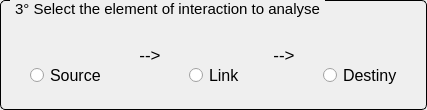
                    <widget class="QGroupBox" name="gbx_stride_link">
                     <property name="styleSheet">
                      <string notr="true">QGroupBox {
    border: 1px solid black;
    border-radius: 5px;
    margin-top: 0.5em;
    font-size: 15px;
}

QGroupBox::title {
    subcontrol-origin: margin;
    left: 10px;
    padding: 0 3px 0 3px;
}</string>
                     </property>
                     <property name="title">
                      <string>3° Select the element of interaction to analyse</string>
                     </property>
                     <layout class="QGridLayout" name="gridLayout_38">
                      <item row="0" column="0">
                       <layout class="QHBoxLayout" name="horizontalLayout_74">
                        <property name="topMargin">
                         <number>10</number>
                        </property>
                        <property name="bottomMargin">
                         <number>10</number>
                        </property>
                        <item>
                         <layout class="QVBoxLayout" name="verticalLayout_11">
                          <item>
                           <widget class="QLabel" name="label_stride_src_name">
                            <property name="font">
                             <font>
                              <pointsize>14</pointsize>
                             </font>
                            </property>
                            <property name="layoutDirection">
                             <enum>Qt::LeftToRight</enum>
                            </property>
                            <property name="text">
                             <string/>
                            </property>
                            <property name="alignment">
                             <set>Qt::AlignCenter</set>
                            </property>
                           </widget>
                          </item>
                          <item>
                           <spacer name="verticalSpacer_4">
                            <property name="orientation">
                             <enum>Qt::Vertical</enum>
                            </property>
                            <property name="sizeType">
                             <enum>QSizePolicy::Fixed</enum>
                            </property>
                            <property name="sizeHint" stdset="0">
                             <size>
                              <width>20</width>
                              <height>13</height>
                             </size>
                            </property>
                           </spacer>
                          </item>
                          <item>
                           <layout class="QHBoxLayout" name="horizontalLayout_79">
                            <item>
                             <spacer name="horizontalSpacer_40">
                              <property name="orientation">
                               <enum>Qt::Horizontal</enum>
                              </property>
                              <property name="sizeHint" stdset="0">
                               <size>
                                <width>18</width>
                                <height>20</height>
                               </size>
                              </property>
                             </spacer>
                            </item>
                            <item>
                             <widget class="QRadioButton" name="radiobutton_stride_src">
                              <property name="font">
                               <font>
                                <pointsize>12</pointsize>
                               </font>
                              </property>
                              <property name="text">
                               <string>Source</string>
                              </property>
                              <property name="iconSize">
                               <size>
                                <width>20</width>
                                <height>20</height>
                               </size>
                              </property>
                             </widget>
                            </item>
                            <item>
                             <spacer name="horizontalSpacer_39">
                              <property name="orientation">
                               <enum>Qt::Horizontal</enum>
                              </property>
                              <property name="sizeHint" stdset="0">
                               <size>
                                <width>18</width>
                                <height>20</height>
                               </size>
                              </property>
                             </spacer>
                            </item>
                           </layout>
                          </item>
                         </layout>
                        </item>
                        <item>
                         <layout class="QVBoxLayout" name="verticalLayout_17">
                          <item>
                           <spacer name="horizontalSpacer_4">
                            <property name="orientation">
                             <enum>Qt::Horizontal</enum>
                            </property>
                            <property name="sizeHint" stdset="0">
                             <size>
                              <width>40</width>
                              <height>20</height>
                             </size>
                            </property>
                           </spacer>
                          </item>
                          <item>
                           <widget class="QLabel" name="label_stride_src_type_2">
                            <property name="font">
                             <font>
                              <pointsize>13</pointsize>
                             </font>
                            </property>
                            <property name="layoutDirection">
                             <enum>Qt::LeftToRight</enum>
                            </property>
                            <property name="text">
                             <string>--&gt;</string>
                            </property>
                            <property name="alignment">
                             <set>Qt::AlignCenter</set>
                            </property>
                           </widget>
                          </item>
                          <item>
                           <spacer name="horizontalSpacer_5">
                            <property name="orientation">
                             <enum>Qt::Horizontal</enum>
                            </property>
                            <property name="sizeHint" stdset="0">
                             <size>
                              <width>40</width>
                              <height>20</height>
                             </size>
                            </property>
                           </spacer>
                          </item>
                         </layout>
                        </item>
                        <item>
                         <layout class="QVBoxLayout" name="verticalLayout_15">
                          <item>
                           <widget class="QLabel" name="label_stride_link_name">
                            <property name="font">
                             <font>
                              <pointsize>14</pointsize>
                             </font>
                            </property>
                            <property name="layoutDirection">
                             <enum>Qt::LeftToRight</enum>
                            </property>
                            <property name="text">
                             <string/>
                            </property>
                            <property name="alignment">
                             <set>Qt::AlignCenter</set>
                            </property>
                           </widget>
                          </item>
                          <item>
                           <spacer name="verticalSpacer_5">
                            <property name="orientation">
                             <enum>Qt::Vertical</enum>
                            </property>
                            <property name="sizeType">
                             <enum>QSizePolicy::Fixed</enum>
                            </property>
                            <property name="sizeHint" stdset="0">
                             <size>
                              <width>20</width>
                              <height>13</height>
                             </size>
                            </property>
                           </spacer>
                          </item>
                          <item>
                           <layout class="QHBoxLayout" name="horizontalLayout_60">
                            <item>
                             <spacer name="horizontalSpacer_36">
                              <property name="orientation">
                               <enum>Qt::Horizontal</enum>
                              </property>
                              <property name="sizeHint" stdset="0">
                               <size>
                                <width>13</width>
                                <height>20</height>
                               </size>
                              </property>
                             </spacer>
                            </item>
                            <item>
                             <widget class="QRadioButton" name="radiobutton_stride_link">
                              <property name="font">
                               <font>
                                <pointsize>12</pointsize>
                               </font>
                              </property>
                              <property name="text">
                               <string>Link</string>
                              </property>
                              <property name="iconSize">
                               <size>
                                <width>20</width>
                                <height>20</height>
                               </size>
                              </property>
                             </widget>
                            </item>
                            <item>
                             <spacer name="horizontalSpacer_35">
                              <property name="orientation">
                               <enum>Qt::Horizontal</enum>
                              </property>
                              <property name="sizeHint" stdset="0">
                               <size>
                                <width>13</width>
                                <height>20</height>
                               </size>
                              </property>
                             </spacer>
                            </item>
                           </layout>
                          </item>
                         </layout>
                        </item>
                        <item>
                         <layout class="QVBoxLayout" name="verticalLayout_18">
                          <item>
                           <spacer name="horizontalSpacer_10">
                            <property name="orientation">
                             <enum>Qt::Horizontal</enum>
                            </property>
                            <property name="sizeHint" stdset="0">
                             <size>
                              <width>40</width>
                              <height>20</height>
                             </size>
                            </property>
                           </spacer>
                          </item>
                          <item>
                           <widget class="QLabel" name="label_stride_src_type_3">
                            <property name="font">
                             <font>
                              <pointsize>13</pointsize>
                             </font>
                            </property>
                            <property name="layoutDirection">
                             <enum>Qt::LeftToRight</enum>
                            </property>
                            <property name="text">
                             <string>--&gt;</string>
                            </property>
                            <property name="alignment">
                             <set>Qt::AlignCenter</set>
                            </property>
                           </widget>
                          </item>
                          <item>
                           <spacer name="horizontalSpacer_14">
                            <property name="orientation">
                             <enum>Qt::Horizontal</enum>
                            </property>
                            <property name="sizeHint" stdset="0">
                             <size>
                              <width>40</width>
                              <height>20</height>
                             </size>
                            </property>
                           </spacer>
                          </item>
                         </layout>
                        </item>
                        <item>
                         <layout class="QVBoxLayout" name="verticalLayout_13">
                          <item>
                           <widget class="QLabel" name="label_stride_dst_name">
                            <property name="font">
                             <font>
                              <pointsize>14</pointsize>
                             </font>
                            </property>
                            <property name="layoutDirection">
                             <enum>Qt::LeftToRight</enum>
                            </property>
                            <property name="text">
                             <string/>
                            </property>
                            <property name="alignment">
                             <set>Qt::AlignCenter</set>
                            </property>
                           </widget>
                          </item>
                          <item>
                           <spacer name="verticalSpacer_7">
                            <property name="orientation">
                             <enum>Qt::Vertical</enum>
                            </property>
                            <property name="sizeType">
                             <enum>QSizePolicy::Fixed</enum>
                            </property>
                            <property name="sizeHint" stdset="0">
                             <size>
                              <width>20</width>
                              <height>13</height>
                             </size>
                            </property>
                           </spacer>
                          </item>
                          <item>
                           <layout class="QHBoxLayout" name="horizontalLayout_34">
                            <item>
                             <spacer name="horizontalSpacer_29">
                              <property name="orientation">
                               <enum>Qt::Horizontal</enum>
                              </property>
                              <property name="sizeHint" stdset="0">
                               <size>
                                <width>13</width>
                                <height>20</height>
                               </size>
                              </property>
                             </spacer>
                            </item>
                            <item>
                             <widget class="QRadioButton" name="radiobutton_stride_dst">
                              <property name="font">
                               <font>
                                <pointsize>12</pointsize>
                               </font>
                              </property>
                              <property name="text">
                               <string>Destiny</string>
                              </property>
                              <property name="iconSize">
                               <size>
                                <width>20</width>
                                <height>20</height>
                               </size>
                              </property>
                             </widget>
                            </item>
                            <item>
                             <spacer name="horizontalSpacer_30">
                              <property name="orientation">
                               <enum>Qt::Horizontal</enum>
                              </property>
                              <property name="sizeHint" stdset="0">
                               <size>
                                <width>13</width>
                                <height>20</height>
                               </size>
                              </property>
                             </spacer>
                            </item>
                           </layout>
                          </item>
                         </layout>
                        </item>
                       </layout>
                      </item>
                     </layout>
                    </widget>
